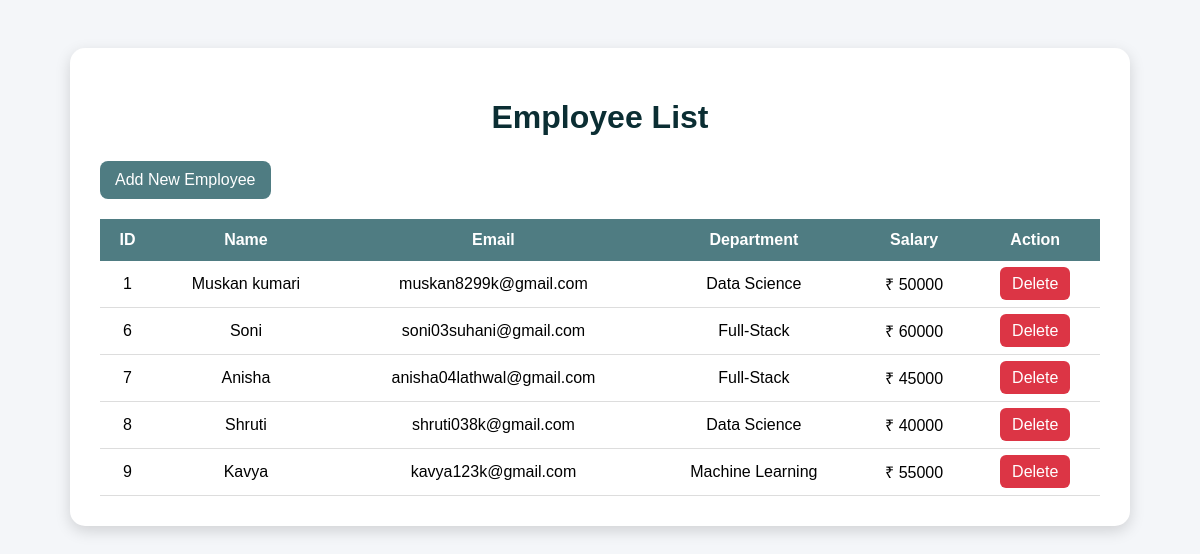
Screenshot of /employee_list with the database file from the repository.
### tables this page shows
CREATE TABLE employees(
id INTEGER PRIMARY KEY AUTOINCREMENT,
name TEXT,
email TEXT,
department TEXT,
salary INTEGER
);

### app.py (the view)
@app.route("/employee_list")
def employee_list():
    conn = sqlite3.connect("database.db")
    cur = conn.cursor()
    cur.execute("SELECT * FROM employees")
    employees = cur.fetchall()
    conn.close()
    return render_template(
        "employee_list.html",
        employees=employees
    )

### templates/employee_list.html (shortened to what this page needs)
<!DOCTYPE html>
<html>
<head>
</head>
<body>
<div class="container">
    <h1>Employee List</h1>
    <a href="/employees" class="add-btn">
        Add New Employee
    </a>
    <table>
        <tr>
            <th>ID</th>
            <th>Name</th>
            <th>Email</th>
            <th>Department</th>
            <th>Salary</th>
            <th>Action</th>
        </tr>
        {% for employee in employees %}
        <tr>
            <td>{{ employee[0] }}</td>
            <td>{{ employee[1] }}</td>
            <td>{{ employee[2] }}</td>
            <td>{{ employee[3] }}</td>
            <td>₹ {{ employee[4] }}</td>
            <td>
                <a
                    href="/delete-employee/{{ employee[0] }}"
                    class="delete-btn"
                    onclick="return confirm('Delete this employee?')">
                    Delete
                </a>
            </td>
        </tr>
        {% endfor %}
    </table>
</div>
</body>
</html>

### templates/employee_list.html (style rules this page uses)
body { font-family: Arial, sans-serif; background:#f4f6f9; padding:40px; }
.container { max-width:1000px; margin:auto; background:white; padding:30px; border-radius:15px; box-shadow:0px 5px 15px rgba(0,0,0,0.15); }
h1 { text-align:center; color:#0B2E33; margin-bottom:25px; }
table { width:100%; border-collapse:collapse; }
th { background:#4F7C82; color:white; padding:12px; }
td { padding:12px; text-align:center; border-bottom:1px solid #ddd; }
.delete-btn { background:#dc3545; color:white; padding:8px 12px; text-decoration:none; border-radius:6px; }
.add-btn { display:inline-block; margin-bottom:20px; padding:10px 15px; background:#4F7C82; color:white; text-decoration:none; border-radius:8px; }

### rows the page displays
employees: id "1", name "Muskan kumari", email "muskan8299k@gmail.com", department "Data Science", salary "50000"
employees: id "6", name "Soni", email "soni03suhani@gmail.com", department "Full-Stack", salary "60000"
employees: id "7", name "Anisha", email "anisha04lathwal@gmail.com", department "Full-Stack", salary "45000"
employees: id "8", name "Shruti", email "shruti038k@gmail.com", department "Data Science", salary "40000"
employees: id "9", name "Kavya", email "kavya123k@gmail.com", department "Machine Learning", salary "55000"
